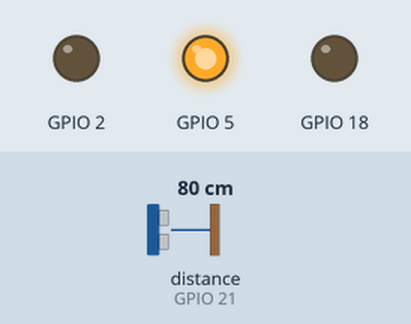
Simulated run of this program. Board: ESP32. Parts: output pins drawn as LEDs (lit = HIGH). Wiring (inferred from the names in the program): ultrasonic range finder: trigger GPIO 19; echo GPIO 21. Inputs (shaded band) come from the test bench; at power-on: distance to the obstacle (sensor on GPIO 21) 80 cm. The echo pulse lasts 58.3 µs per cm; WiFi joins after 1.5 s; servers stay silent unless stated; random numbers use the default seed unless the program sets one; no MQTT or app messages arrive unless stated; not simulated (calls return 0 or success): secrets.h; pins used as bus, display or sensor lines are not drawn.

Above: at 3.53 s.
At 4.0 s:
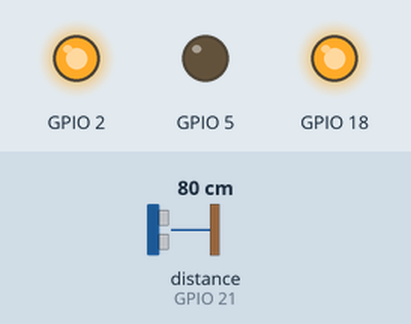
At 5.0 s:
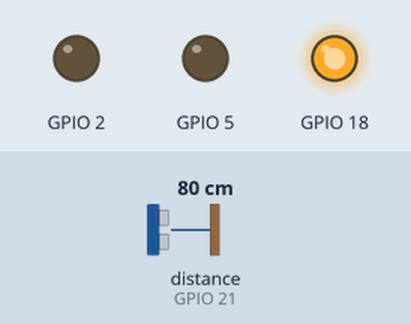
Timing chart, 0 to 6.5 s (numbered marks = the images above):
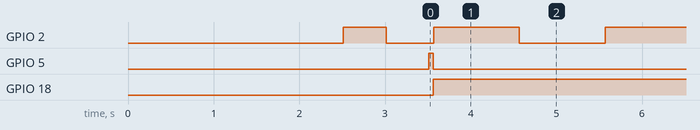

Measured:
- by itself, GPIO 2: repeats every 2.0 s: HIGH 1.0 s, LOW 1.0 s
- by itself, GPIO 5: LOW → HIGH at 3.5 s, → LOW 0.05 s later
- by itself, GPIO 18: LOW → HIGH at 3.6 s

The program:

main.cpp
```cpp
#include <WiFi.h>
#include "secrets.h"
#include "devices/Sonar.hpp"
#include "devices/LED.hpp"
#include "WifiConnection.hpp"
#include <PubSubClient.h>
#include "config.h"

#define MSG_BUFFER_SIZE 50

/* wifi network info */

/**
 * !! ATTENTION !!
 * Some information is contained in a ignored file, you will need to define it yourself:
 * - SSID
 * - PASSWORD
 * - SERVER
 * - TOPIC
 */
const char *ssid = SSID;
const char *password = PASSWORD;

/* MQTT server address */
const char *mqtt_server = SERVER;

/* MQTT topic */
const char *topic = TOPIC;

/* MQTT client management */
WiFiClient espClient;
PubSubClient client(espClient);

Led connectingSignal(BUILTIN_LED);
Led connectedLed(GREEN_LED);
Led disconnectedLed(RED_LED);
Sonar sonar(ECHO, TRIGGER, 30000);

/* Wireles connections */
WifiConnection *wifi;

unsigned long lastMsgTime = 0;
char msg[MSG_BUFFER_SIZE];

void reconnect()
{
    // Loop until we're reconnected
    while (!client.connected())
    {
        // Create a random client ID
        String clientId = String("esiot-2025-client-") + String(random(0xffff), HEX);

        // Attempt to connect
        if (!client.connect(clientId.c_str()))
        {
            delay(5000);
        }
    }
}

void setup()
{
    Serial.begin(115200);
    delay(2000);

    /* initialize devices */
    connectingSignal.init();
    connectedLed.init();
    disconnectedLed.init();
    sonar.init();

    wifi = new WifiConnection(ssid, password, &connectingSignal);

    wifi->connect();
    randomSeed(micros());
    client.setServer(mqtt_server, 1883);
}

void loop()
{
    if (!client.connected())
    {
        disconnectedLed.switchOn();
        connectedLed.switchOff();
        reconnect();
        disconnectedLed.switchOff();
        connectedLed.switchOn();
    }
    client.loop();

    unsigned long now = millis();
    if (now - lastMsgTime > 1000)
    {
        lastMsgTime = now;

        float distance = sonar.getDistance();
        if (connectingSignal.isOn())
            connectingSignal.switchOff();
        else
            connectingSignal.switchOn();
        /* creating a msg in the buffer */
        snprintf(msg, MSG_BUFFER_SIZE, "%f", distance);

        /* publishing the msg */
        client.publish(topic, msg);
    }
}
```

WifiConnection.cpp
```cpp
#include "WifiConnection.hpp"

WifiConnection::WifiConnection(const String &_ssid, const String &_password, Led *signaling) : ssid(_ssid), password(_password), signal(signaling)
{
    // delete old configurations
    WiFi.disconnect(true);
}

void WifiConnection::connect()
{
    delay(10);
    WiFi.mode(WIFI_STA);
    WiFi.begin(ssid, password);
    while (!isConnected())
    {
        delay(500);
        if (signal->isOn())
            signal->switchOff();
        else
            signal->switchOn();
    }
    signal->switchOff();
}

bool WifiConnection::isConnected()
{
    return WiFi.status() == WL_CONNECTED;
}
```

WifiConnection.hpp
```cpp
#pragma once
#include <Arduino.h>
#include <WiFi.h>
#include "devices/LED.hpp"

class WifiConnection
{
private:
    String ssid;
    String password;
    Led *signal;

public:
    WifiConnection(const String &_ssid, const String &_password, Led *signaling);
    ~WifiConnection() = default;

    /**
     * Used to connect to the wifi with ssid and pwd given in the constructor
     */
    void connect();

    /**
     * Checks if the board is currently connected to the internet
     */
    bool isConnected();
};
```

LED.hpp
```cpp
#pragma once
#include <Arduino.h>

class Led
{
public:
	Led(int _pin) : pin(_pin)
	{
		this->_isOn = false;
	}

	/**
	 * Initializes the led, this must be called in the setup function
	 */
	void init()
	{
		pinMode(this->pin, OUTPUT);
	}

	/**
	 * Turns on the led
	 */
	void switchOn()
	{
		digitalWrite(this->pin, HIGH);
		this->_isOn = true;
	}

	/**
	 * Turns off the led
	 */
	void switchOff()
	{
		digitalWrite(this->pin, LOW);
		this->_isOn = false;
	}

	/**
	 * Returns true if the led is on
	 */
	bool isOn()
	{
		return this->_isOn;
	}

protected:
	int pin;
	bool _isOn;
};
```

Sonar.hpp
```cpp
#pragma once

#include <Arduino.h>

#define NO_OBJ_DETECTED -1

class Sonar
{

public:
    Sonar(int echoP, int trigP, long maxTime) : echoPin(echoP), trigPin(trigP), timeOut(maxTime)
    {
        temperature = 25; // default value
    }

    /**
     * Initializes the component, this must be called in the setup function
     */
    void init()
    {
        pinMode(trigPin, OUTPUT);
        pinMode(echoPin, INPUT);
    }

    /**
     * Method used to get the distance from the sonar
     * @return the distance in
     */
    float getDistance()
    {
        digitalWrite(trigPin, LOW);
        delayMicroseconds(3);
        digitalWrite(trigPin, HIGH);
        delayMicroseconds(5);
        digitalWrite(trigPin, LOW);

        float tUS = pulseIn(echoPin, HIGH, timeOut);
        if (tUS == 0)
        {
            return NO_OBJ_DETECTED;
        }
        else
        {
            float t = tUS / 1000.0 / 1000.0 / 2 * getSoundSpeed();

            return t;
        }
    }

    void setTemperature(float temp)
    {
        temperature = temp;
    }

private:
    float getSoundSpeed()
    {
        return 331.5 + 0.6 * temperature;
    }

    float temperature;
    int echoPin, trigPin;
    long timeOut;
};
```

config.h
```cpp
#define RED_LED 5
#define GREEN_LED 18
#define ECHO 21
#define TRIGGER 19
```
